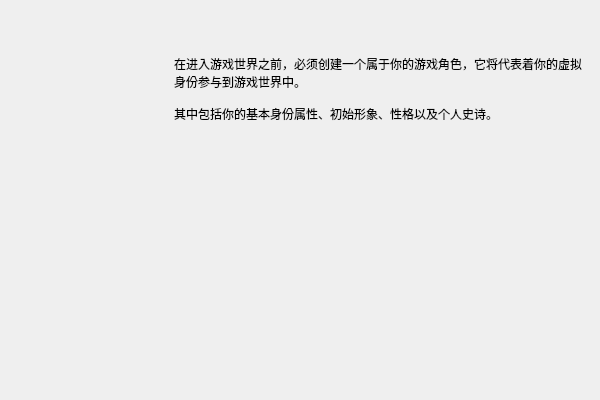
<?xml version="1.0" encoding="UTF-8"?>
<ui version="4.0">
 <class>CharacterCreator_IntrodutionPage</class>
 <widget class="QWizardPage" name="CharacterCreator_IntrodutionPage">
  <property name="geometry">
   <rect>
    <x>0</x>
    <y>0</y>
    <width>600</width>
    <height>400</height>
   </rect>
  </property>
  <property name="minimumSize">
   <size>
    <width>600</width>
    <height>400</height>
   </size>
  </property>
  <property name="maximumSize">
   <size>
    <width>600</width>
    <height>400</height>
   </size>
  </property>
  <property name="windowTitle">
   <string>创建角色</string>
  </property>
  <property name="title">
   <string>创建角色</string>
  </property>
  <widget class="QLabel" name="label">
   <property name="geometry">
    <rect>
     <x>174</x>
     <y>54</y>
     <width>412</width>
     <height>70</height>
    </rect>
   </property>
   <property name="font">
    <font>
     <pointsize>9</pointsize>
     <stylestrategy>PreferAntialias</stylestrategy>
     <kerning>true</kerning>
    </font>
   </property>
   <property name="text">
    <string>&lt;html&gt;&lt;head/&gt;&lt;body&gt;&lt;p&gt;在进入游戏世界之前，必须创建一个属于你的游戏角色，它将代表着你的虚拟身份参与到游戏世界中。&lt;br/&gt;&lt;br/&gt;其中包括你的基本身份属性、初始形象、性格以及个人史诗。&lt;/p&gt;&lt;/body&gt;&lt;/html&gt;</string>
   </property>
   <property name="textFormat">
    <enum>Qt::AutoText</enum>
   </property>
   <property name="wordWrap">
    <bool>true</bool>
   </property>
  </widget>
 </widget>
 <resources>
  <include location="coeus_client_qt.qrc"/>
 </resources>
 <connections/>
</ui>
